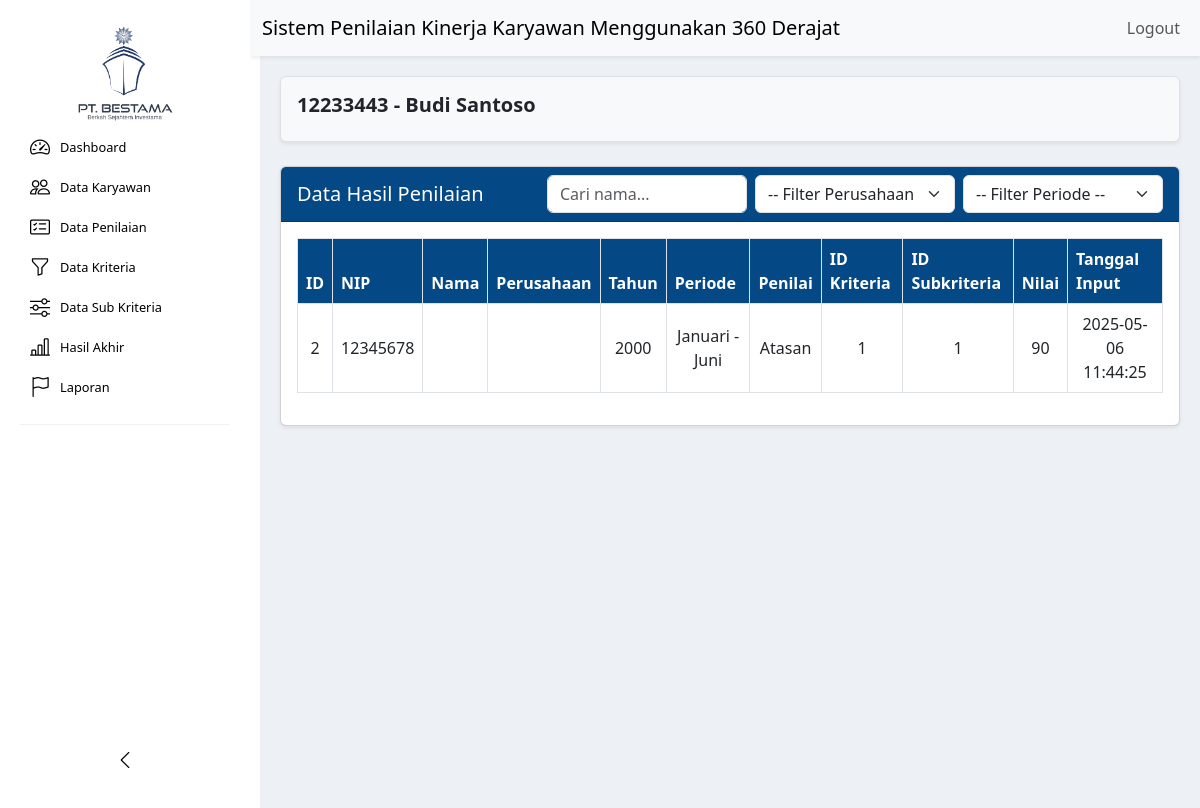
/bestama/Penilaian/penilaian.php?nip=12233443, run on the app's committed database.
### tables this page shows
CREATE TABLE `tabel_karyawan` (
  `nip` varchar(20) NOT NULL,
  `nama` varchar(100) NOT NULL,
  `bagian` varchar(100) NOT NULL,
  `jabatan` varchar(100) NOT NULL,
  `tanggal_masuk` date NOT NULL,
  `status` enum('Karyawan Tetap','Karyawan Harian Lepas') DEFAULT NULL,
  `perusahaan` varchar(100) NOT NULL
);

CREATE TABLE `penilaian` (
  `id_penilaian` int(11) NOT NULL,
  `nip` varchar(20) DEFAULT NULL,
  `nama` varchar(100) DEFAULT NULL,
  `tahun` int(11) DEFAULT NULL,
  `periode` enum('Januari - Juni','Juli - Desember') NOT NULL,
  `penilai` varchar(20) DEFAULT NULL,
  `kriteria_id` int(11) DEFAULT NULL,
  `sub_kriteria_id` int(11) DEFAULT NULL,
  `nilai` int(11) DEFAULT NULL,
  `tanggal_input` timestamp NOT NULL DEFAULT current_timestamp()
);

### bestama/Penilaian/penilaian.php (the view, shortened to what this page needs)
<?php
include '../../config/koneksi.php';
$nip = isset($_GET['nip']) ? htmlspecialchars($_GET['nip']) : '';
$nama = '';
if ($nip) {
    $queryNama = mysqli_query($koneksi, "SELECT nama FROM tabel_karyawan WHERE nip = '$nip'");
    if ($data = mysqli_fetch_assoc($queryNama)) {
        $nama = $data['nama'];
    }
}
$namaFilter = isset($_GET['nama']) ? mysqli_real_escape_string($koneksi, $_GET['nama']) : '';
$where = [];
$where_sql = count($where) > 0 ? 'WHERE ' . implode(' AND ', $where) : '';
$query = "
    SELECT penilaian.*, karyawan.nama, karyawan.perusahaan
    FROM penilaian
    LEFT JOIN tabel_karyawan AS karyawan ON penilaian.nip = karyawan.nip
    $where_sql
";
$penilaianQuery = mysqli_query($koneksi, $query) or die(mysqli_error($koneksi));
$penilaianList = [];
while ($row = mysqli_fetch_assoc($penilaianQuery)) {
    $penilaianList[] = $row;
}
?>
<!DOCTYPE html>
<html>
<head>
    <link href="https://cdn.jsdelivr.net/npm/bootstrap@5.3.0/dist/css/bootstrap.min.css" rel="stylesheet">
    <link href="https://cdn.jsdelivr.net/npm/bootstrap-icons/font/bootstrap-icons.css" rel="stylesheet">
</head>
<body>
<?php include "../sidebar.php"; ?>
<div class="content">
    <?php if ($nip && $nama): ?>
        <div class="mb-4 p-3 bg-light border rounded shadow-sm">
            <h5><strong><?= htmlspecialchars($nip . ' - ' . $nama) ?></strong></h5>
        </div>
    <?php endif; ?>
    <div class="card shadow-sm mt-4">
        <div class="card-header bg-custom">
            <div class="d-flex justify-content-between align-items-center flex-wrap gap-2">
                <h5 class="mb-0">Data Hasil Penilaian</h5>
                <div class="d-flex align-items-center gap-2">
                    <input type="text" class="form-control" placeholder="Cari nama..." id="searchNama" style="width: 200px;" value="<?= htmlspecialchars($namaFilter) ?>">
                    <select class="form-select" id="filterPerusahaan" style="width: 200px;">
                        <option value="">-- Filter Perusahaan --</option>
                    </select>
                    <select class="form-select" id="filterPeriode" style="width: 200px;">
                        <option value="">-- Filter Periode --</option>
                    </select>
                </div>
            </div>
        </div>
        <div class="card-body">
            <div class="table-responsive">
                <table class="table table-bordered align-middle">
                    <thead>
                        <tr>
                            <th>ID</th>
                            <th>NIP</th>
                            <th>Nama</th>
                            <th>Perusahaan</th>
                            <th>Tahun</th>
                            <th>Periode</th>
                            <th>Penilai</th>
                            <th>ID Kriteria</th>
                            <th>ID Subkriteria</th>
                            <th>Nilai</th>
                            <th>Tanggal Input</th>
                        </tr>
                    </thead>
                    <tbody>
                        <?php if (!empty($penilaianList)): ?>
                            <?php foreach ($penilaianList as $data): ?>
                                <tr>
                                    <td><?= $data['id_penilaian'] ?></td>
                                    <td><?= $data['nip'] ?></td>
                                    <td><?= $data['nama'] ?></td>
                                    <td><?= $data['perusahaan'] ?></td>
                                    <td><?= $data['tahun'] ?></td>
                                    <td><?= $data['periode'] ?></td>
                                    <td>
                                        <?php
                                        switch ($data['penilai']) {
                                            case 1: echo 'Atasan'; break;
                                        }
                                        ?>
                                    </td>
                                    <td><?= $data['kriteria_id'] ?></td>
                                    <td><?= $data['sub_kriteria_id'] ?></td>
                                    <td><?= $data['nilai'] ?></td>
                                    <td><?= $data['tanggal_input'] ?></td>
                                </tr>
                            <?php endforeach; ?>
                        <?php else: ?>
                            <tr><td colspan="11">Belum ada data penilaian.</td></tr>
                        <?php endif; ?>
                    </tbody>
                </table>
            </div>
        </div>
    </div>
</div>
</body>
</html>

### bestama/Penilaian/penilaian.php (style rules this page uses)
body { font-family: Arial, sans-serif; }
.content { margin-left: 250px; padding: 20px; }
th, td { text-align: center; }
th, .bg-custom { background-color: #044885 !important; color: white !important; }

### data on the page
tabel_karyawan: nama "12233443 - Budi Santoso"
penilaian: id_penilaian "2", nip "12345678", tahun "2000", periode "Januari - Juni", penilai "Atasan", kriteria "1", sub_kriteria "1", nilai "90", tanggal_input "2025-05-06 11:44:25"
